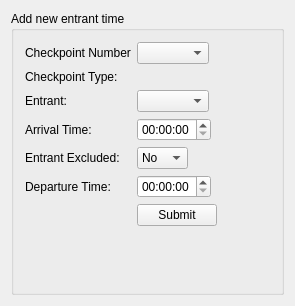
<?xml version="1.0" encoding="UTF-8"?>
<ui version="4.0">
 <class>CheckpointManager</class>
 <widget class="QWidget" name="CheckpointManager">
  <property name="geometry">
   <rect>
    <x>0</x>
    <y>0</y>
    <width>295</width>
    <height>306</height>
   </rect>
  </property>
  <property name="windowTitle">
   <string>CheckpointManager</string>
  </property>
  <layout class="QHBoxLayout" name="horizontalLayout">
   <item>
    <widget class="QGroupBox" name="groupBox">
     <property name="title">
      <string>Add new entrant time</string>
     </property>
     <layout class="QVBoxLayout" name="verticalLayout">
      <item>
       <layout class="QFormLayout" name="formLayout">
        <property name="fieldGrowthPolicy">
         <enum>QFormLayout::FieldsStayAtSizeHint</enum>
        </property>
        <item row="0" column="0">
         <widget class="QLabel" name="lblNode">
          <property name="text">
           <string>Checkpoint Number</string>
          </property>
         </widget>
        </item>
        <item row="0" column="1">
         <widget class="QComboBox" name="inptNode"/>
        </item>
        <item row="1" column="0">
         <widget class="QLabel" name="lblCheckpointType">
          <property name="text">
           <string>Checkpoint Type:</string>
          </property>
         </widget>
        </item>
        <item row="1" column="1">
         <widget class="QLabel" name="lblCheckpointValue">
          <property name="text">
           <string/>
          </property>
         </widget>
        </item>
        <item row="2" column="0">
         <widget class="QLabel" name="lblEntrant">
          <property name="text">
           <string>Entrant:</string>
          </property>
         </widget>
        </item>
        <item row="2" column="1">
         <widget class="QComboBox" name="inptEntrant"/>
        </item>
        <item row="4" column="0">
         <widget class="QLabel" name="lblArrival">
          <property name="text">
           <string>Arrival Time:</string>
          </property>
         </widget>
        </item>
        <item row="4" column="1">
         <widget class="QTimeEdit" name="inptArrivalTime">
          <property name="time">
           <time>
            <hour>0</hour>
            <minute>0</minute>
            <second>0</second>
           </time>
          </property>
         </widget>
        </item>
        <item row="5" column="0">
         <widget class="QLabel" name="lblEntrantExcluded">
          <property name="text">
           <string>Entrant Excluded: </string>
          </property>
         </widget>
        </item>
        <item row="5" column="1">
         <widget class="QComboBox" name="inptExcluded">
          <item>
           <property name="text">
            <string>No</string>
           </property>
          </item>
          <item>
           <property name="text">
            <string>Yes</string>
           </property>
          </item>
         </widget>
        </item>
        <item row="6" column="0">
         <widget class="QLabel" name="lblDTime">
          <property name="enabled">
           <bool>true</bool>
          </property>
          <property name="text">
           <string>Departure Time:</string>
          </property>
         </widget>
        </item>
        <item row="6" column="1">
         <widget class="QTimeEdit" name="inptDTime"/>
        </item>
        <item row="7" column="1">
         <widget class="QPushButton" name="inptSubmit">
          <property name="text">
           <string>Submit</string>
          </property>
         </widget>
        </item>
       </layout>
      </item>
      <item>
       <widget class="QLabel" name="lblNote">
        <property name="text">
         <string/>
        </property>
        <property name="alignment">
         <set>Qt::AlignHCenter|Qt::AlignTop</set>
        </property>
        <property name="wordWrap">
         <bool>true</bool>
        </property>
       </widget>
      </item>
     </layout>
    </widget>
   </item>
  </layout>
 </widget>
 <layoutdefault spacing="6" margin="11"/>
 <resources/>
 <connections>
  <connection>
   <sender>inptNode</sender>
   <signal>currentIndexChanged(int)</signal>
   <receiver>CheckpointManager</receiver>
   <slot>checkpointChanged(int)</slot>
   <hints>
    <hint type="sourcelabel">
     <x>223</x>
     <y>46</y>
    </hint>
    <hint type="destinationlabel">
     <x>313</x>
     <y>78</y>
    </hint>
   </hints>
  </connection>
  <connection>
   <sender>inptEntrant</sender>
   <signal>currentIndexChanged(int)</signal>
   <receiver>CheckpointManager</receiver>
   <slot>entrantChanged()</slot>
   <hints>
    <hint type="sourcelabel">
     <x>241</x>
     <y>105</y>
    </hint>
    <hint type="destinationlabel">
     <x>309</x>
     <y>108</y>
    </hint>
   </hints>
  </connection>
  <connection>
   <sender>inptExcluded</sender>
   <signal>currentIndexChanged(int)</signal>
   <receiver>CheckpointManager</receiver>
   <slot>entrantExcludedChanged()</slot>
   <hints>
    <hint type="sourcelabel">
     <x>193</x>
     <y>171</y>
    </hint>
    <hint type="destinationlabel">
     <x>318</x>
     <y>175</y>
    </hint>
   </hints>
  </connection>
  <connection>
   <sender>inptSubmit</sender>
   <signal>clicked()</signal>
   <receiver>CheckpointManager</receiver>
   <slot>submitPressed()</slot>
   <hints>
    <hint type="sourcelabel">
     <x>209</x>
     <y>239</y>
    </hint>
    <hint type="destinationlabel">
     <x>209</x>
     <y>312</y>
    </hint>
   </hints>
  </connection>
 </connections>
 <slots>
  <slot>checkpointChanged(int)</slot>
  <slot>entrantChanged()</slot>
  <slot>entrantExcludedChanged()</slot>
  <slot>submitPressed()</slot>
 </slots>
</ui>
